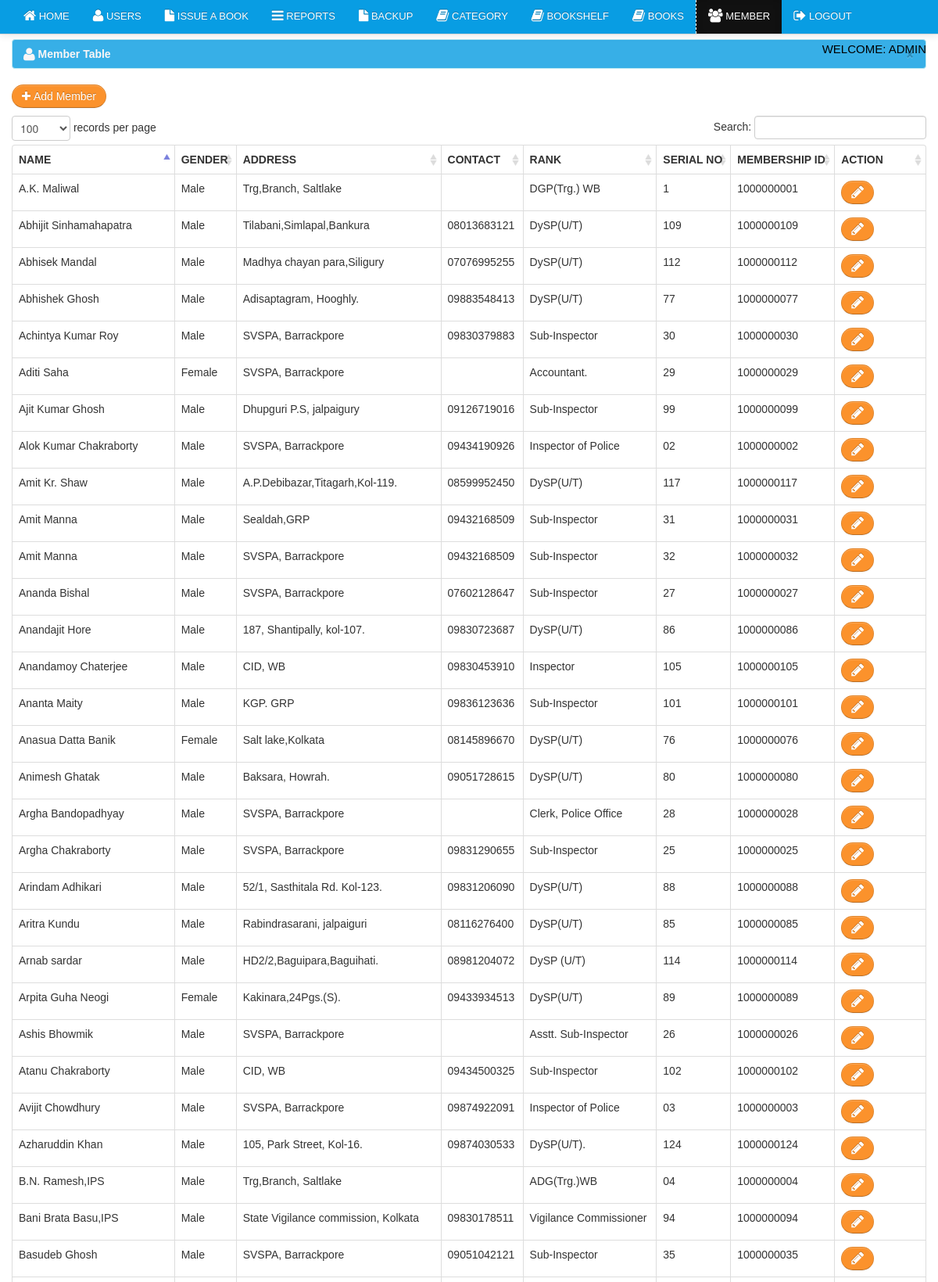
The app's page /admin_lms/member.php (signed in, upper part) with its own data.
### tables this page shows
CREATE TABLE `member` (
  `member_id` int(11) NOT NULL AUTO_INCREMENT,
  `firstname` varchar(100) NOT NULL,
  `lastname` varchar(100) NOT NULL,
  `gender` varchar(10) NOT NULL,
  `address` varchar(100) NOT NULL,
  `contact` varchar(100) NOT NULL,
  `type` varchar(100) NOT NULL,
  `year_level` varchar(100) NOT NULL,
  `status` varchar(100) NOT NULL,
  `doe` varchar(50) DEFAULT NULL,
  `dom` varchar(50) DEFAULT NULL,
  `user_id` int(11) DEFAULT NULL,
  `membership_id` varchar(255) DEFAULT NULL COMMENT 'This is a unique id of a member',
  `ip_addr` varchar(255) DEFAULT NULL,
  `rank` varchar(255) DEFAULT NULL,
  `serial_no` varchar(255) DEFAULT NULL,
  PRIMARY KEY (`member_id`),
  UNIQUE KEY `membership_id` (`membership_id`),
  UNIQUE KEY `serial_no` (`serial_no`)
);

### admin_lms/member.php (the view, shortened to what this page needs)
<?php include('header.php'); ?>
<?php include('navbar_member.php'); ?>
    <div class="container">
		<div class="margin-top">
			<div class="row">
			<div class="span12">
			   <div class="alert alert-info">
                                    <button type="button" class="close" data-dismiss="alert">&times;</button>
                                    <strong><i class="icon-user icon-large"></i>&nbsp;Member Table</strong>
                                </div>
                            <table cellpadding="0" cellspacing="0" border="0" class="table  table-bordered" id="example">
								<p><a href="add_member.php" class="btn btn-success"><i class="icon-plus"></i>&nbsp;Add Member</a></p>
                                <thead>
                                    <tr>
                                        <th>Name</th>
                                        <th>Gender</th>
										<th>Address</th>
										<th>Contact</th>
										<th>Rank</th>
										<th>Serial No</th>
										<th>Membership Id</th>
										<th>Action</th>
                                    </tr>
                                </thead>
                                <tbody>
                                  <?php  $user_query=mysql_query("select * from member")or die(mysql_error());
									while($row=mysql_fetch_array($user_query)){
									$id=$row['member_id'];  ?>
									<tr class="del<?php echo $id ?>">
                                    <td><?php echo $row['firstname']." ".$row['lastname']; ?></td>
                                    <td><?php echo $row['gender']; ?> </td>
                                    <td><?php echo $row['address']; ?> </td>
                                    <td><?php echo $row['contact']; ?></td>
									<td><?php echo $row['rank']; ?></td>
									<td><?php echo $row['serial_no']; ?></td>
									<td><?php echo $row['membership_id']; ?></td>
                                    <td width="100">
										<a  rel="tooltip"  title="Edit" id="e<?php echo $id; ?>" href="edit_member.php<?php echo '?id='.$id; ?>" class="btn btn-success"><i class="icon-pencil icon-large"></i></a>
                                    </td>
                                    </tr>
									<?php  }  ?>
                                </tbody>
                            </table>
			</div>
			</div>
		</div>
    </div>
<?php include('footer.php') ?>

### admin_lms/header.php (shortened to what this page needs)
<!DOCTYPE html>
<html>
<head>
			<link href="../css/bootstrap.css" rel="stylesheet" media="screen">
			<link href="../css/bootstrap-responsive.css" rel="stylesheet" media="screen">
			<link href="../css/docs.css" rel="stylesheet" media="screen">
			<link href="../css/diapo.css" rel="stylesheet" media="screen">
			<link href="../css/font-awesome.css" rel="stylesheet" media="screen">
			<link rel="stylesheet" type="text/css" href="../css/style.css" />
			<link rel="stylesheet" type="text/css" href="../css/DT_bootstrap.css" />
			<link rel="stylesheet" type="text/css" media="print" href="../css/print.css" />
        <link href="../css/datepicker.css" rel="stylesheet" type="text/css" />
</head>
<body>

### admin_lms/navbar_member.php (shortened to what this page needs)
 <div class="navbar navbar-fixed-top navbar-inverse">
       <div class="navbar-inner">
           <div class="container">
               <div class="nav-collapse collapse">
<ul class="nav">
<li><a href="dashboard.php"><i class="icon-home icon-large"></i>&nbsp;Home</a></li>
<li><a href="users.php"><i class="icon-user icon-large"></i>&nbsp;Users</a></li>
<?php
 include('dropdown.php');
?>
                <li  class=""><a href="view_category.php"><i class="icon-book icon-large"></i>&nbsp;Category</a></li>
                <li class=""><a href="view_bookshelf.php"><i class="icon-book icon-large"></i>&nbsp;Bookshelf</a></li>
<li><a href="books.php"><i class="icon-book icon-large"></i>&nbsp;Books</a></li>
<li class="active"><a href="member.php"><i class="icon-group icon-large"></i>&nbsp;Member</a></li>
<li><a href="logout.php"><i class="icon-signout icon-large"></i>&nbsp;Logout</a></li>
</ul>
 <div class="pull-right">
	<div class="admin"><?php echo USER_WELCOME_TEXT; ?></div>
                </div>
               </div>
           </div>
       </div>
   </div>

### admin_lms/dropdown.php (shortened to what this page needs)
               <li>
<a href="borrow.php"  data-toggle="dropdown" ><i class="icon-file icon-large"></i> Issue A Book</a>
</li>
                <li><a href="reports.php"><i class="icon-reorder icon-large"></i>&nbsp;Reports</a></li>
                <li><a href="backup.php"><i class="icon-file icon-large"></i>&nbsp;backup</a></li>

### admin_lms/footer.php (shortened to what this page needs)
        <link href="vendors/chosen.min.css" rel="stylesheet" media="screen">
		<link href="vendors/uniform.default.css" rel="stylesheet" media="screen">
</body>
</html>

### css/docs.css (style rules this page uses)
body { font-family:'TR Century Gothic',Helvetica,Arial,sans-serif !important; }
.btn { border-radius: 25px !important; }
.alert { text-shadow: none; }
th { text-transform:uppercase; }
.nav li a { text-transform:uppercase; }
.admin { color: black; font-size: 15px; margin-top: 10px; text-transform: uppercase; }
.margin-top { margin-top:50px; }
body { position: relative; }
body > .navbar { font-size: 13px; }

### css/print.css (style rules this page uses)
.navbar { display:none; }
th { text-align:left; }
td { text-align:left; border-top:1px solid; padding:2px; }
.btn { display:none; }
.alert { display:none; }
body { font-family:arial; font-size:13px; }
.nav { display:none; }

### records on screen
member: firstname "A.K.", lastname "Maliwal", gender "Male", address "Trg,Branch, Saltlake", rank "DGP(Trg.) WB", serial_no "1", membership "1000000001"
member: firstname "Alok Kumar", lastname "Chakraborty", gender "Male", address "SVSPA, Barrackpore", contact "09434190926", rank "Inspector of Police", serial_no "02", membership "1000000002"
member: firstname "Avijit", lastname "Chowdhury", gender "Male", address "SVSPA, Barrackpore", contact "09874922091", rank "Inspector of Police", serial_no "03", membership "1000000003"
member: firstname "B.N.", lastname "Ramesh,IPS", gender "Male", address "Trg,Branch, Saltlake", rank "ADG(Trg.)WB", serial_no "04", membership "1000000004"
member: firstname "Argha", lastname "Chakraborty", gender "Male", address "SVSPA, Barrackpore", contact "09831290655", rank "Sub-Inspector", serial_no "25", membership "1000000025"
member: firstname "Ashis", lastname "Bhowmik", gender "Male", address "SVSPA, Barrackpore", rank "Asstt. Sub-Inspector", serial_no "26", membership "1000000026"
member: firstname "Ananda", lastname "Bishal", gender "Male", address "SVSPA, Barrackpore", contact "07602128647", rank "Sub-Inspector", serial_no "27", membership "1000000027"
member: firstname "Argha", lastname "Bandopadhyay", gender "Male", address "SVSPA, Barrackpore", rank "Clerk, Police Office", serial_no "28", membership "1000000028"
member: firstname "Aditi", lastname "Saha", gender "Female", address "SVSPA, Barrackpore", rank "Accountant.", serial_no "29", membership "1000000029"
member: firstname "Achintya Kumar", lastname "Roy", gender "Male", address "SVSPA, Barrackpore", contact "09830379883", rank "Sub-Inspector", serial_no "30", membership "1000000030"
member: firstname "Amit", lastname "Manna", gender "Male", address "Sealdah,GRP", contact "09432168509", rank "Sub-Inspector", serial_no "31", membership "1000000031"
member: firstname "Amit", lastname "Manna", gender "Male", address "SVSPA, Barrackpore", contact "09432168509", rank "Sub-Inspector", serial_no "32", membership "1000000032"
member: firstname "Basudeb", lastname "Ghosh", gender "Male", address "SVSPA, Barrackpore", contact "09051042121", rank "Sub-Inspector", serial_no "35", membership "1000000035"
member: firstname "Anasua Datta", lastname "Banik", gender "Female", address "Salt lake,Kolkata", contact "08145896670", rank "DySP(U/T)", serial_no "76", membership "1000000076"
member: firstname "Abhishek", lastname "Ghosh", gender "Male", address "Adisaptagram, Hooghly.", contact "09883548413", rank "DySP(U/T)", serial_no "77", membership "1000000077"
member: firstname "Animesh", lastname "Ghatak", gender "Male", address "Baksara, Howrah.", contact "09051728615", rank "DySP(U/T)", serial_no "80", membership "1000000080"
member: firstname "Aritra", lastname "Kundu", gender "Male", address "Rabindrasarani, jalpaiguri", contact "08116276400", rank "DySP(U/T)", serial_no "85", membership "1000000085"
member: firstname "Anandajit", lastname "Hore", gender "Male", address "187, Shantipally, kol-107.", contact "09830723687", rank "DySP(U/T)", serial_no "86", membership "1000000086"
member: firstname "Arindam", lastname "Adhikari", gender "Male", address "52/1, Sasthitala Rd. Kol-123.", contact "09831206090", rank "DySP(U/T)", serial_no "88", membership "1000000088"
member: firstname "Arpita Guha", lastname "Neogi", gender "Female", address "Kakinara,24Pgs.(S).", contact "09433934513", rank "DySP(U/T)", serial_no "89", membership "1000000089"
member: firstname "Bani Brata", lastname "Basu,IPS", gender "Male", address "State Vigilance commission, Kolkata", contact "09830178511", rank "Vigilance Commissioner", serial_no "94", membership "1000000094"
member: firstname "Ajit Kumar", lastname "Ghosh", gender "Male", address "Dhupguri P.S, jalpaigury", contact "09126719016", rank "Sub-Inspector", serial_no "99", membership "1000000099"
member: firstname "Ananta", lastname "Maity", gender "Male", address "KGP. GRP", contact "09836123636", rank "Sub-Inspector", serial_no "101", membership "1000000101"
member: firstname "Atanu", lastname "Chakraborty", gender "Male", address "CID, WB", contact "09434500325", rank "Sub-Inspector", serial_no "102", membership "1000000102"
member: firstname "Anandamoy", lastname "Chaterjee", gender "Male", address "CID, WB", contact "09830453910", rank "Inspector", serial_no "105", membership "1000000105"
member: firstname "Abhijit", lastname "Sinhamahapatra", gender "Male", address "Tilabani,Simlapal,Bankura", contact "08013683121", rank "DySP(U/T)", serial_no "109", membership "1000000109"
member: firstname "Abhisek", lastname "Mandal", gender "Male", address "Madhya chayan para,Siligury", contact "07076995255", rank "DySP(U/T)", serial_no "112", membership "1000000112"
member: firstname "Arnab", lastname "sardar", gender "Male", address "HD2/2,Baguipara,Baguihati.", contact "08981204072", rank "DySP (U/T)", serial_no "114", membership "1000000114"
member: firstname "Amit Kr.", lastname "Shaw", gender "Male", address "A.P.Debibazar,Titagarh,Kol-119.", contact "08599952450", rank "DySP(U/T)", serial_no "117", membership "1000000117"
member: firstname "Azharuddin", lastname "Khan", gender "Male", address "105, Park Street, Kol-16.", contact "09874030533", rank "DySP(U/T).", serial_no "124", membership "1000000124"

### other values on screen
USER_WELCOME_TEXT "WELCOME: ADMIN"
